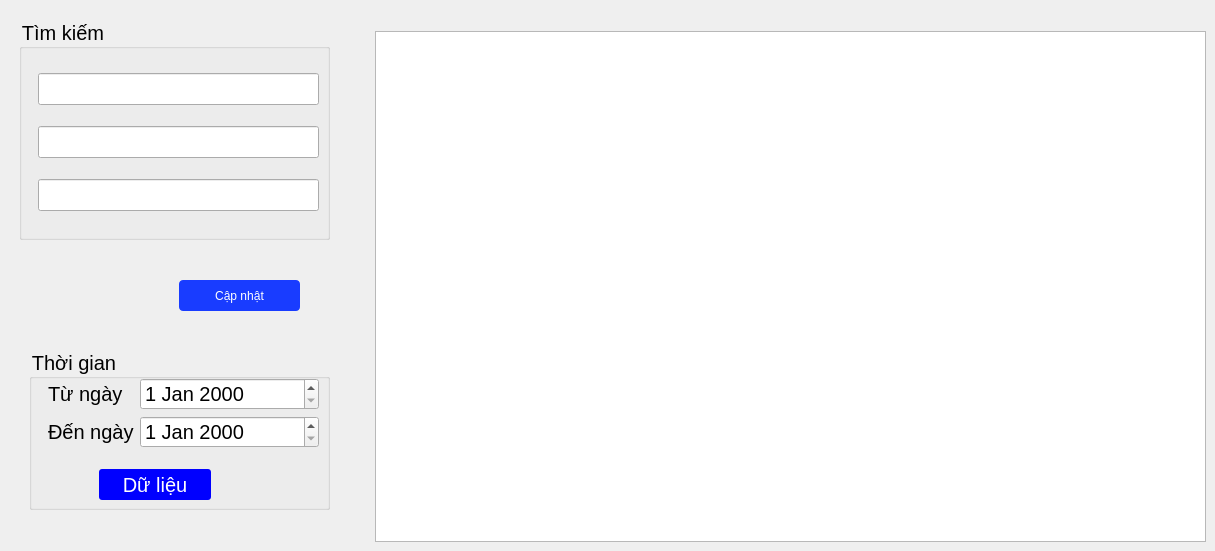
    <widget class="QWidget" name="page_2">
     <widget class="QGroupBox" name="groupBox_3">
      <property name="geometry">
       <rect>
        <x>19</x>
        <y>19</y>
        <width>311</width>
        <height>221</height>
       </rect>
      </property>
      <property name="styleSheet">
       <string notr="true">font-size:20px;</string>
      </property>
      <property name="title">
       <string>Tìm kiếm</string>
      </property>
      <widget class="QWidget" name="verticalLayoutWidget">
       <property name="geometry">
        <rect>
         <x>19</x>
         <y>39</y>
         <width>281</width>
         <height>171</height>
        </rect>
       </property>
       <layout class="QVBoxLayout" name="verticalLayout">
        <item>
         <widget class="QLineEdit" name="leSearchBillByBillID"/>
        </item>
        <item>
         <widget class="QLineEdit" name="leSearchBillByCustomerName"/>
        </item>
        <item>
         <widget class="QLineEdit" name="leSeachBillByEmployeeName"/>
        </item>
       </layout>
      </widget>
     </widget>
     <widget class="QGroupBox" name="groupBox_4">
      <property name="geometry">
       <rect>
        <x>29</x>
        <y>349</y>
        <width>301</width>
        <height>161</height>
       </rect>
      </property>
      <property name="styleSheet">
       <string notr="true">font-size:20px;</string>
      </property>
      <property name="title">
       <string>Thời gian</string>
      </property>
      <widget class="QWidget" name="formLayoutWidget_3">
       <property name="geometry">
        <rect>
         <x>19</x>
         <y>29</y>
         <width>271</width>
         <height>81</height>
        </rect>
       </property>
       <layout class="QFormLayout" name="formLayout_3">
        <item row="0" column="0">
         <widget class="QLabel" name="lbSeachBillByFromDate">
          <property name="text">
           <string>Từ ngày</string>
          </property>
         </widget>
        </item>
        <item row="0" column="1">
         <widget class="QDateEdit" name="deSearchBillByFromDate"/>
        </item>
        <item row="1" column="0">
         <widget class="QLabel" name="lbSeachBillToDate">
          <property name="text">
           <string>Đến ngày</string>
          </property>
         </widget>
        </item>
        <item row="1" column="1">
         <widget class="QDateEdit" name="deSearchBillToDate"/>
        </item>
       </layout>
      </widget>
      <widget class="QPushButton" name="btnSearchBillBydate">
       <property name="geometry">
        <rect>
         <x>70</x>
         <y>120</y>
         <width>112</width>
         <height>31</height>
        </rect>
       </property>
       <property name="styleSheet">
        <string notr="true">background-color: blue;
color: white;
border-radius: 3px;</string>
       </property>
       <property name="text">
        <string>Dữ liệu</string>
       </property>
      </widget>
     </widget>
     <widget class="QTableWidget" name="tbDetailBill">
      <property name="geometry">
       <rect>
        <x>375</x>
        <y>31</y>
        <width>831</width>
        <height>511</height>
       </rect>
      </property>
     </widget>
     <widget class="QPushButton" name="pbtUpdateListBill">
      <property name="geometry">
       <rect>
        <x>179</x>
        <y>280</y>
        <width>121</width>
        <height>31</height>
       </rect>
      </property>
      <property name="styleSheet">
       <string notr="true">color: rgb(255, 255, 255);
background-color: rgb(25, 60, 255);
border-radius: 4px;</string>
      </property>
      <property name="text">
       <string>Cập nhật</string>
      </property>
     </widget>
    </widget>
